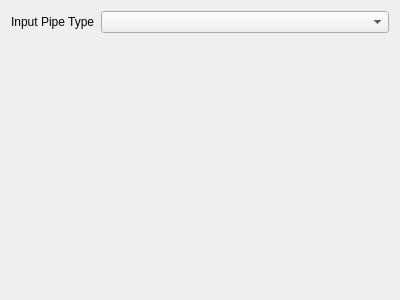
<?xml version="1.0" encoding="UTF-8"?>
<ui version="4.0">
 <class>inPsWidgetSelection</class>
 <widget class="QWidget" name="inPsWidgetSelection">
  <property name="geometry">
   <rect>
    <x>0</x>
    <y>0</y>
    <width>400</width>
    <height>300</height>
   </rect>
  </property>
  <property name="windowTitle">
   <string>Form</string>
  </property>
  <layout class="QVBoxLayout" name="verticalLayout">
   <item>
    <layout class="QHBoxLayout" name="horizontalLayout">
     <item>
      <widget class="QLabel" name="type_lbl">
       <property name="text">
        <string>Input Pipe Type</string>
       </property>
      </widget>
     </item>
     <item>
      <widget class="QComboBox" name="types_cmb">
       <property name="sizePolicy">
        <sizepolicy hsizetype="Preferred" vsizetype="Fixed">
         <horstretch>1</horstretch>
         <verstretch>0</verstretch>
        </sizepolicy>
       </property>
      </widget>
     </item>
    </layout>
   </item>
   <item>
    <widget class="QWidget" name="widget" native="true">
     <property name="sizePolicy">
      <sizepolicy hsizetype="Preferred" vsizetype="Preferred">
       <horstretch>0</horstretch>
       <verstretch>1</verstretch>
      </sizepolicy>
     </property>
    </widget>
   </item>
  </layout>
 </widget>
 <resources/>
 <connections/>
</ui>
